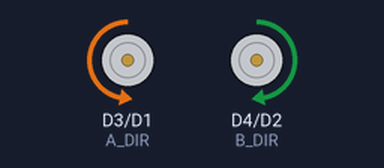
Bench run of a sketch on a simulated ESP8266 (NodeMCU). Shown: direction and speed pins drawn as motors (green arrow = direction pin HIGH = forward, orange = LOW = backward, longer = more drive).

Above: at 1.0 s.
At 3.0 s:
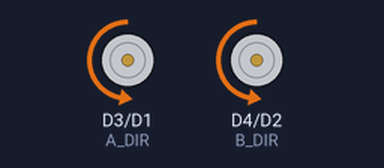
At 5.0 s:
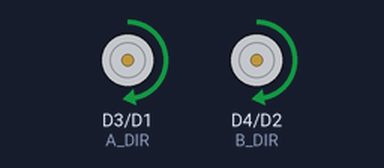
Timing chart, 0 to 7.8 s (numbered marks = the images above):
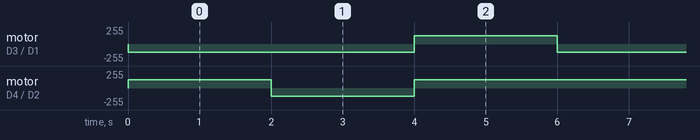

Measured:
- by itself, motor on D3 (A_DIR) / D1 (A_PWM): alternates forward 127/255 for 2.0 s and backward 127/255 for 4.0 s
- by itself, motor on D4 (B_DIR) / D2 (B_PWM): repeats every 6.0 s: backward 127/255 2.0 s, forward 127/255 4.0 s

The sketch:

Firmware-Demo.ino
```cpp
#include <Arduino.h>
#include <Wire.h>

#define SDA           9      // GPIO9                      * SDD2
#define SCL           10     // GPIO10                     * SDD3

#define A_PWM         D1     // GPIO5 - Motor A speed      * SCL
#define B_PWM         D2     // GPIO4 - Motor B speed      * SDA
#define A_DIR         D3     // GPIO0 - Motor A direction
#define B_DIR         D4     // GPIO2 - Motor B direction  * LED_BUILTIN

// en algunos shield invertir D3 y D4
//#define B_DIR         D3     // GPIO0 - Motor A direction
//#define A_DIR         D4     // GPIO2 - Motor B direction  * LED_BUILTIN

void setup(){
  Serial.begin( 9600 );
  while ( !Serial ) delay( 50 );
  Serial.println();
  Serial.println();

  // movemos SDA y SCL tal que no interfieran con los motores
  Wire.begin( SDA, SCL );

  // Rango 0-100
  analogWriteRange( 100 );

  // Apaga motores A (izquierda) y B (derecha)
  pinMode( A_PWM, OUTPUT ); analogWrite( A_PWM, 0 );
  pinMode( B_PWM, OUTPUT ); analogWrite( B_PWM, 0 );

  // Control motores A y B; LOW=Forward, HIGH=Backward
  pinMode( A_DIR, OUTPUT ); digitalWrite( A_DIR, LOW );
  pinMode( B_DIR, OUTPUT ); digitalWrite( B_DIR, LOW );
}

void loop(){

  analogWrite( A_PWM, 50 ); digitalWrite( A_DIR, LOW );
  analogWrite( B_PWM, 50 ); digitalWrite( B_DIR, HIGH );
  delay( 2000 );

  analogWrite( A_PWM, 50 ); digitalWrite( A_DIR, LOW );
  analogWrite( B_PWM, 50 ); digitalWrite( B_DIR, LOW );
  delay( 2000 );

  analogWrite( A_PWM, 50 ); digitalWrite( A_DIR, HIGH );
  analogWrite( B_PWM, 50 ); digitalWrite( B_DIR, HIGH );
  delay( 2000 );
}
```
